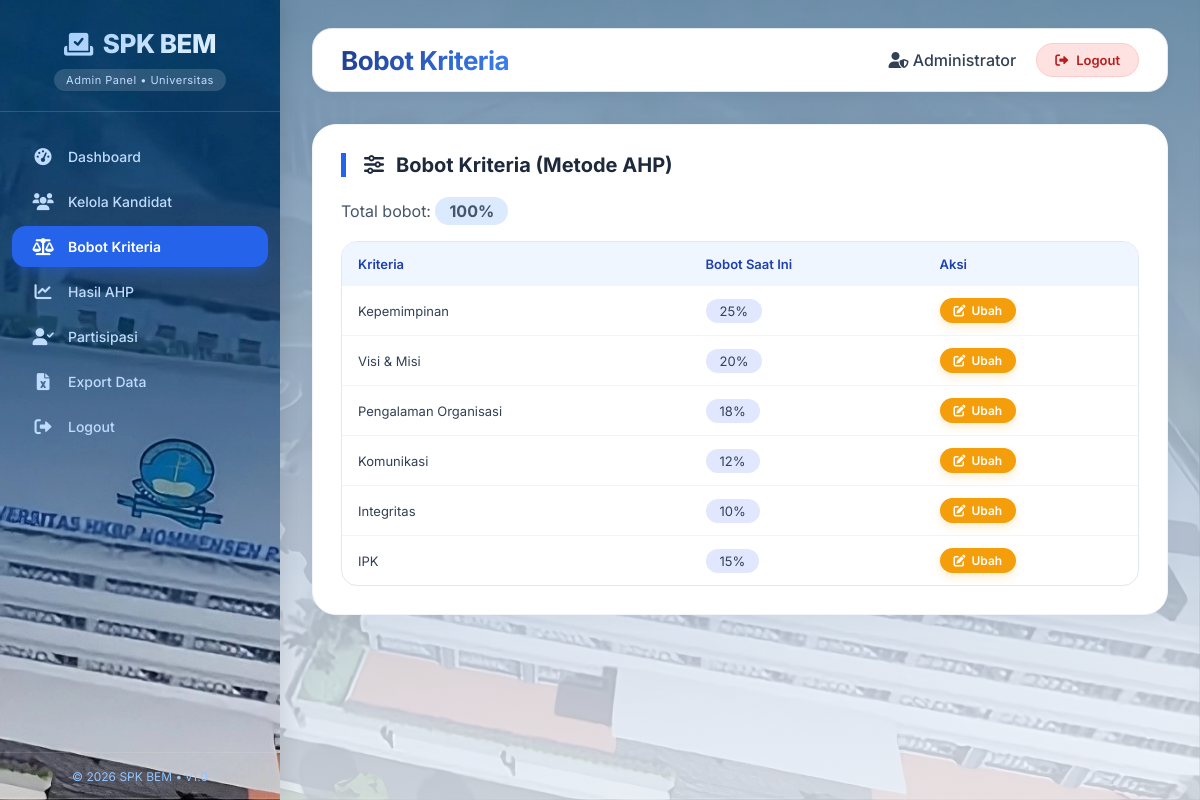
/dashboard_admin.php?page=bobot (signed in), run on the app's committed database.
### tables this page shows
CREATE TABLE IF NOT EXISTS `kriteria` (
  `id` int NOT NULL AUTO_INCREMENT,
  `nama` varchar(100) NOT NULL,
  `bobot` decimal(5,4) NOT NULL,
  PRIMARY KEY (`id`)
);

### dashboard_admin.php (the view, shortened to what this page needs)
<?php
include 'config/db.php';
$page = isset($_GET['page']) ? $_GET['page'] : 'dashboard';
?>
<!DOCTYPE html>
<html lang="id">
<head>
    <link rel="stylesheet" href="https://cdnjs.cloudflare.com/ajax/libs/font-awesome/6.0.0-beta3/css/all.min.css">
</head>
<body>
    <div class="sidebar" id="sidebar">
        <div class="sidebar-header">
            <div class="logo">
                <i class="fas fa-vote-yea"></i> SPK BEM
            </div>
            <div class="badge">Admin Panel • Universitas</div>
        </div>
        <div class="sidebar-menu">
            <a href="?page=dashboard" class="menu-item <?= $page == 'dashboard' ? 'active' : '' ?>">
                <i class="fas fa-tachometer-alt"></i> Dashboard
            </a>
            <a href="?page=kandidat" class="menu-item <?= $page == 'kandidat' ? 'active' : '' ?>">
                <i class="fas fa-users"></i> Kelola Kandidat
            </a>
            <a href="?page=bobot" class="menu-item <?= $page == 'bobot' ? 'active' : '' ?>">
                <i class="fas fa-balance-scale"></i> Bobot Kriteria
            </a>
            <a href="?page=hasil" class="menu-item <?= $page == 'hasil' ? 'active' : '' ?>">
                <i class="fas fa-chart-line"></i> Hasil AHP
            </a>
            <a href="?page=partisipasi" class="menu-item <?= $page == 'partisipasi' ? 'active' : '' ?>">
                <i class="fas fa-user-check"></i> Partisipasi
            </a>
            <a href="export_excel.php" class="menu-item">
                <i class="fas fa-file-excel"></i> Export Data
            </a>
            <a href="logout.php" class="menu-item">
                <i class="fas fa-sign-out-alt"></i> Logout
            </a>
        </div>
        <div class="sidebar-footer">
            &copy; <?= date('Y') ?> SPK BEM • v1.0
        </div>
    </div>
    <div class="main-content">
        <div class="top-bar">
            <div class="page-title">
                <?php
                $titles = [
                    'dashboard' => 'Dashboard',
                    'kandidat' => 'Kelola Kandidat',
                    'bobot' => 'Bobot Kriteria',
                    'hasil' => 'Hasil Perhitungan AHP',
                    'partisipasi' => 'Partisipasi Mahasiswa'
                ];
                echo $titles[$page];
                ?>
            </div>
            <div class="user-info">
                <span><i class="fas fa-user-shield"></i> <?= $_SESSION['nama'] ?></span>
                <a href="logout.php" class="logout-icon"><i class="fas fa-sign-out-alt"></i> Logout</a>
            </div>
        </div>
        <?php
        switch ($page) {
        ?>
            <?php break;
            case 'bobot':
                $kriteria = mysqli_query($conn, "SELECT * FROM kriteria ORDER BY id");
            ?>
                <div class="card">
                    <h2><i class="fas fa-sliders-h"></i> Bobot Kriteria (Metode AHP)</h2>
                    <p style="margin-bottom: 20px; color: #475569;">
                        Total bobot:
                        <strong style="background:#dbeafe; padding:4px 14px; border-radius:20px;">
                            <?php
                            $total = 0;
                            $krit_all = mysqli_query($conn, "SELECT bobot FROM kriteria");
                            while ($t = mysqli_fetch_assoc($krit_all)) $total += $t['bobot'];
                            echo round($total * 100) . '%';
                            ?>
                        </strong>
                    </p>
                    <div class="table-responsive">
                        <table>
                            <thead>
                                <tr>
                                    <th>Kriteria</th>
                                    <th>Bobot Saat Ini</th>
                                    <th>Aksi</th>
                                </tr>
                            </thead>
                            <tbody>
                                <?php while ($kr = mysqli_fetch_assoc($kriteria)): ?>
                                    <tr>
                                        <td><?= htmlspecialchars($kr['nama']) ?></td>
                                        <td><span style="background:#e0e7ff; padding:4px 14px; border-radius:20px;"><?= $kr['bobot'] * 100 ?>%</span></td>
                                        <td><a href="edit_bobot.php?id=<?= $kr['id'] ?>" class="btn btn-sm btn-warning"><i class="fas fa-edit"></i> Ubah</a></td>
                                    </tr>
                                <?php endwhile; ?>
                            </tbody>
                        </table>
                    </div>
                </div>
            <?php break;
            ?>
        <?php break;
        } ?>
    </div>
</body>
</html>

### data on the page
kriteria: nama "Kepemimpinan", $kr['bobot']*100 "25"
kriteria: nama "Visi & Misi", $kr['bobot']*100 "20"
kriteria: nama "Pengalaman Organisasi", $kr['bobot']*100 "18"
kriteria: nama "Komunikasi", $kr['bobot']*100 "12"
kriteria: nama "Integritas", $kr['bobot']*100 "10"
kriteria: nama "IPK", $kr['bobot']*100 "15"

### other printed values
$titles[$page] "Bobot Kriteria"
$_SESSION['nama'] "Administrator"
$total * 100 "100"
